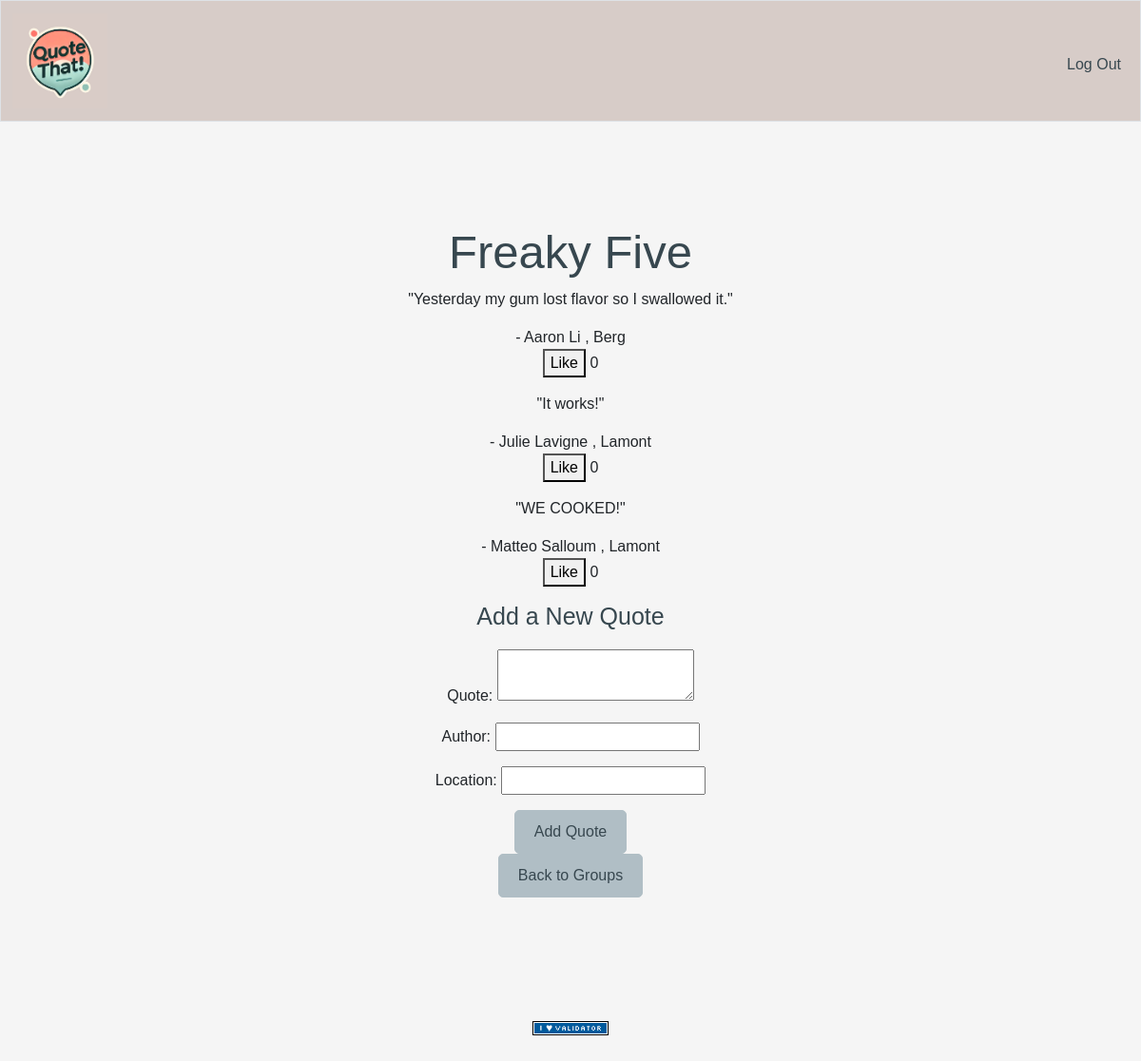
The app's page /group/1 (signed in), older data.
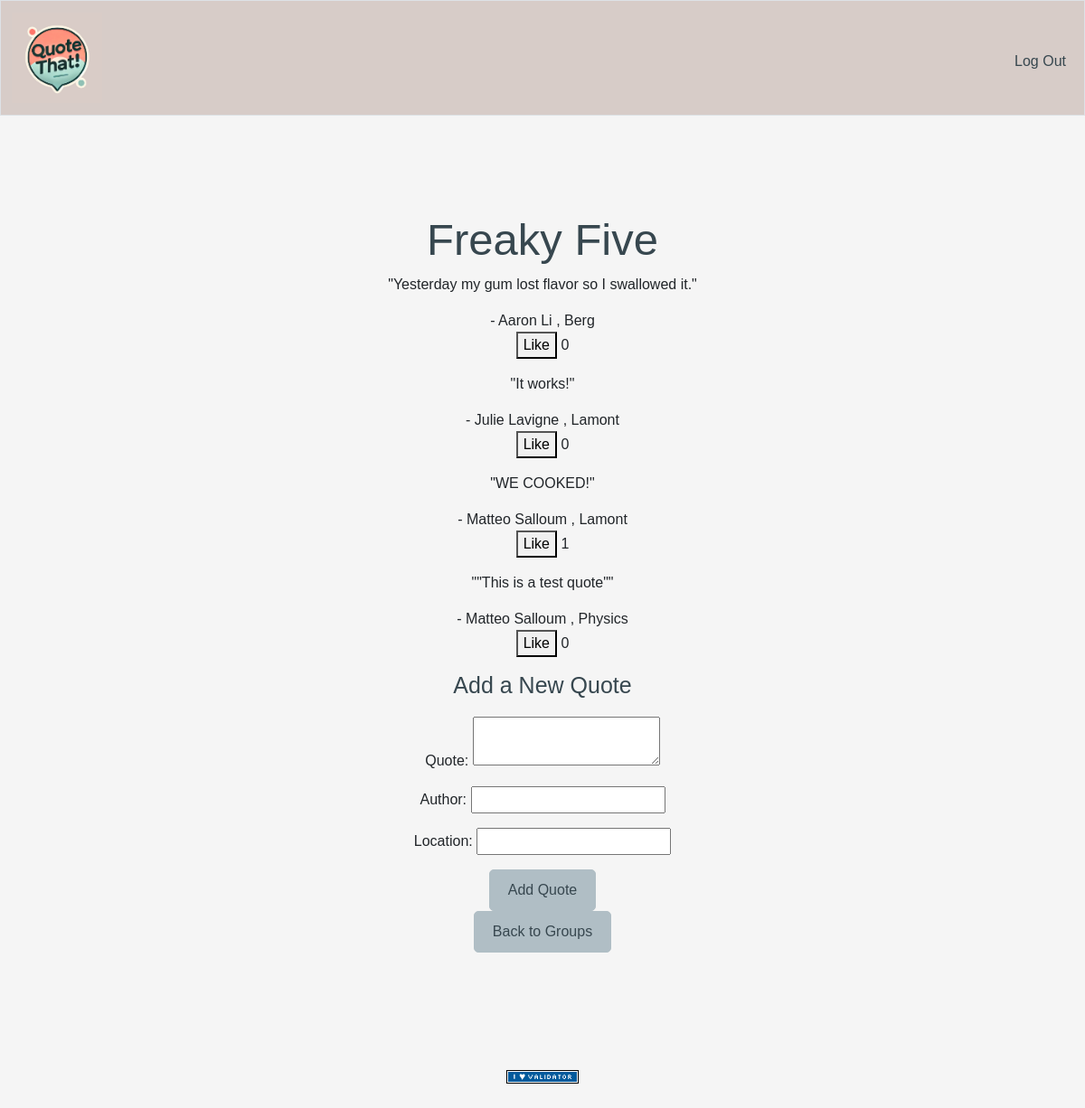
The same page, newer data.
### tables this page shows
CREATE TABLE 'groups' ('id' INTEGER PRIMARY KEY NOT NULL, 'name' TEXT NOT NULL, 'group_hash' TEXT NOT NULL);

CREATE TABLE 'quotes' ('id' INTEGER PRIMARY KEY NOT NULL, 'quote_text' TEXT NOT NULL, 'quote_author' INTEGER NOT NULL, 'media' TEXT DEFAULT NULL, 'group_id' INTEGER NOT NULL, 'people_present' TEXT DEFAULT NULL, 'location' TEXT DEFAULT NULL, 'likes' INTEGER NOT NULL DEFAULT 0 , 'time' DATETIME DEFAULT CURRENT_TIMESTAMP);

### app.py (the view)
@app.route("/group/<int:group_id>")
@login_required
def group_page(group_id):
    group_details = quote_db.execute("SELECT name,id FROM groups WHERE id = ?", group_id)[0]  # Assuming each group_id is unique and fetches one row
    quotes = quote_db.execute("SELECT id, quote_text, quote_author, location, likes FROM quotes WHERE group_id = ?", group_id)
    like_info = quote_db.execute("SELECT id FROM quotes WHERE id IN (SELECT quote_id FROM likes WHERE user_id = ? GROUP BY quote_id HAVING SUM(like_value) > 0)", session["user_id"])
    return render_template("group.html", group=group_details, quotes = quotes, like_info = like_info)

### app.py (called while the page is built)
@app.after_request
def after_request(response):
    response.headers["Cache-Control"] = "no-cache, no-store, must-revalidate"
    response.headers["Expires"] = 0
    response.headers["Pragma"] = "no-cache"
    return response

### helpers.py (called while the page is built)
def login_required(f):
    @wraps(f)
    def decorated_function(*args, **kwargs):
        print("Login check for route:", f.__name__)
        print(session.get("user_id"))
        if session.get("user_id") is None:
            print("redirecting into login page")
            return redirect("/login")
        return f(*args, **kwargs)
    return decorated_function

### templates/group.html (shortened to what this page needs)
{% extends "layout.html" %}
{% block main %}
    <div class="container">
        <h1>{{ group['name'] }}</h1>
        <div class="quote-grid">
            {% if quotes %}
                {% for quote in quotes %}
                    <div class="quote-card">
                        <blockquote>
                            <p>"{{ quote['quote_text'] }}"</p>
                            <div class="quote-details">
                                <span>- {{ quote['quote_author'] }}</span>
                                {% if quote['location'] %}
                                <span>, {{ quote['location'] }}</span>
                                {% endif %}
                                <form action="{{ url_for('like_quote', group_id=group['id'], quote_id=quote['id']) }}" method="POST" class="like-form">
                                    <button type="submit" class="{% if quote['id'] in like_info|map(attribute='id') %}liked{% else %}like-button{% endif %}">
                                        {% if quote['id'] in like_info|map(attribute='id') %}Liked{% else %}Like{% endif %}
                                    </button>
                                    <span class="like-count">
                                        {{ quote['likes'] or 0 }}
                                    </span>
                                </form>
                            </div>
                        </blockquote>
                    </div>
                {% endfor %}
            {% else %}
                <p>No quotes in this group yet.</p>
            {% endif %}
        </div>
        <div class="add-quote-form">
            <h2>Add a New Quote</h2>
            <form action="{{ url_for('add_quote', group_id=group.id) }}" method="POST">
                <div class="mb-3">
                    <label for="quote">Quote:</label>
                    <textarea id="quote" name="quote" required></textarea>
                </div>
                <div class="mb-3">
                    <label for="author">Author:</label>
                    <input type="text" id="author" name="author" required>
                </div>
                <div class="mb-3">
                    <label for="location">Location:</label>
                    <input type="text" id="location" name="location">
                </div>
                <div>
                    <button type="submit" class="btn btn-primary">Add Quote</button>
                </div>
                <div>
                    <a href="{{ url_for('index') }}" class="btn btn-primary">Back to Groups</a>
                </div>
            </form>
        </div>
    </div>
{% endblock %}

### templates/layout.html (shortened to what this page needs)
<!DOCTYPE html>
<html lang="en">
    <head>
        <link href="https://cdn.jsdelivr.net/npm/bootstrap@5.3.3/dist/css/bootstrap.min.css" rel="stylesheet">
        <link href="/static/styles.css" rel="stylesheet">
    </head>
    <body>
        <nav class="bg-custom border navbar navbar-expand-md navbar-light">
            <div class="container-fluid">
                <a class="navbar-brand" href="/"><img class="logo" src="static/logo.png" alt="Quote That! Logo"></a>
                <div class="collapse navbar-collapse" id="navbar">
                    {% if session["user_id"] %}
                        <ul class="navbar-nav ms-auto mt-2">
                            <li class="nav-item"><a class="nav-link" href="/logout">Log Out</a></li>
                        </ul>
                    {% endif %}
                </div>
            </div>
        </nav>
        <main class="container py-5 text-center">
            {% block main %}{% endblock %}
        </main>
        <footer class="mb-5">
            <form action="https://validator.w3.org/check" class="text-center" enctype="multipart/form-data" method="post" target="_blank">
                <input alt="Validate" src="/static/I_heart_validator.png" type="image">
            </form>
        </footer>
    </body>
</html>

### static/styles.css (style rules this page uses)
.logo { width: 100px; height: auto; display: block; }
.bg-custom { background-color: #D7CCC8 }
.navbar { width: 100%; }
.nav-link { color: #37474f; }
body { background: #F5F5F5; font-family: 'Poppins', sans-serif; }
body { font-family: Arial, sans-serif; margin: 0; padding: 0; display: flex; flex-direction: column; align-items: center; }
h1 { font-size: 49px; color: #37474f; text-align: center; font-family: 'Poppins', sans-serif; }
h2 { font-size: 25px; color: #37474f; text-align: center; margin-bottom: 20px; }
.container { max-width: 800px; margin: 20px auto; padding: 20px; text-align: center; }
.btn-primary { background-color: #b0bec5; border-color: #b0bec5; font-size: 16px; padding: 10px 20px; border-radius: 5px; color: #37474f; transition: background-color 0.3s ease, box-shadow 0.3s ease; }
.text-center { margin-top: 20px; }
.mb-3 { margin-bottom: 20px; }

### templates/group.html (style rules this page uses)
.like-button { background-color: #f0f0f0; color: #000; }

Row changes from the older to the newer data that the page shows:
changed quotes "WE COOKED!": likes "0" → "1"
added quotes: quote_text "\"This is a test quote\"", quote_author "Matteo Salloum", location "Physics", shows "Like", likes "0"
